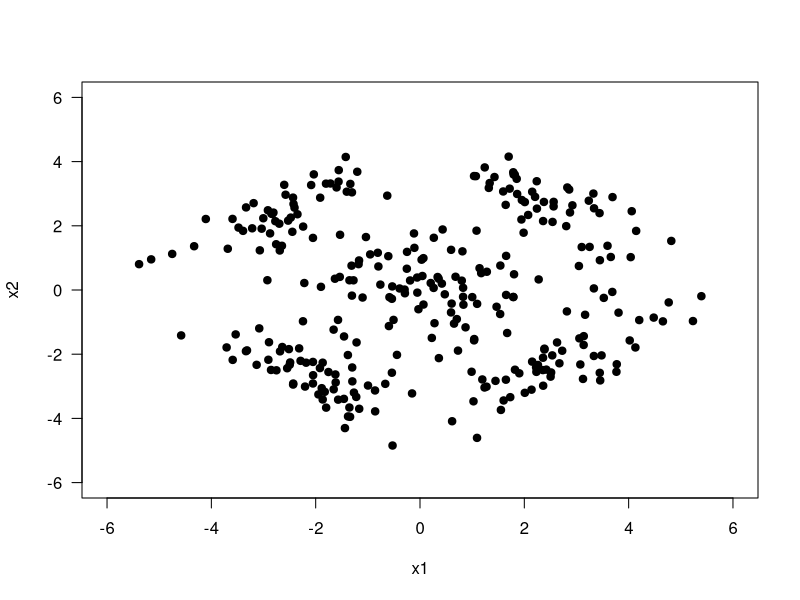
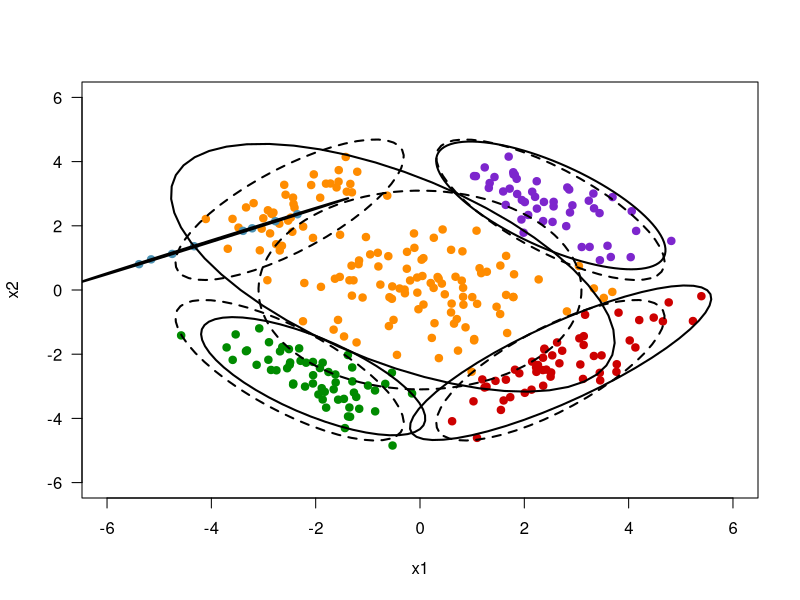

These figures' R source, in order:
library(MASS)
library(mixtools)
rm(list=ls(all=TRUE))
set.seed(521)
# mean parameters
class_means <- matrix(c(+2.5, +2.5, -2.5, +2.5,-2.5, -2.5,+2.5, -2.5, 0.0, 0.0),2,5)
# covariance parameters
class_covariances <- array(c(+0.8, -0.6, -0.6, +0.8,
                             +0.8, +0.6, +0.6, +0.8,
                             +0.8, -0.6, -0.6, +0.8,
                             +0.8, +0.6, +0.6, +0.8,
                             +1.6, -0.0, -0.0, +1.6), c(2, 2, 5))
# sample sizes
class_sizes <- c(50,50,50,50,100)

# generate random samples
points1 <- mvrnorm(n = class_sizes[1], mu = class_means[,1], Sigma = class_covariances[,,1])
points2 <- mvrnorm(n = class_sizes[2], mu = class_means[,2], Sigma = class_covariances[,,2])
points3 <- mvrnorm(n = class_sizes[3], mu = class_means[,3], Sigma = class_covariances[,,3])
points4 <- mvrnorm(n = class_sizes[4], mu = class_means[,4], Sigma = class_covariances[,,4])
points5 <- mvrnorm(n = class_sizes[5], mu = class_means[,5], Sigma = class_covariances[,,5])

X <- rbind(points1, points2, points3, points4, points5)

# plot data points
plot(points1[,1], points1[,2], type = "p", pch = 19, col = "black", las = 1,
     xlim = c(-6, 6), ylim = c(-6, 6),
     xlab = "x1", ylab = "x2")
points(points2[,1], points2[,2], type = "p", pch = 19, col = "black")
points(points3[,1], points3[,2], type = "p", pch = 19, col = "black")
points(points4[,1], points4[,2], type = "p", pch = 19, col = "black")
points(points5[,1], points5[,2], type = "p", pch = 19, col = "black")

centroids <<- NULL
assignments <<- NULL
K <- 5
N <- length(class_sizes)
numOfPoints <- sum(class_sizes)


#k-Means step
km_iteration <- 2

for(i in 1:km_iteration ){
  
  if (is.null(centroids) == TRUE) {
    centroids <- X[sample(1:numOfPoints, K),]
  } 
  else {
    for (k in 1:K) {
      centroids[k,] <- colMeans(X[assignments == k,])
    }  
  }
  
  D <- as.matrix(dist(rbind(centroids, X), method = "euclidean"))
  D <- D[1:nrow(centroids), (nrow(centroids) + 1):(nrow(centroids) + nrow(X))]
  assignments <<- sapply(1:ncol(D), function(h) {which.min(D[,h])})

}



#initialize em
# calculate prior probabilities
class_priors <- sapply(X = 1:K, FUN = function(c) {mean(assignments == c)})

# calculate sample covariances
tempcov<- 0*matrix(0,4,K)
sample_covariances<- 0*class_covariances

centroids <- t(centroids)
a <- 0
for (i in 1:2){
  v <- X[,i]
  for (j in 1:2){
    u <- X[,j]
    a <- a+1
    tempcov[a,]<- sapply(X = 1:K, FUN = function(c) {mean((v[assignments == c] - 
                      centroids[i,c])*(u[assignments == c] - centroids[j,c]))})
    
  }}
for (i in 1:K){
  sample_covariances[,,i] <-matrix(tempcov[,i],2,2)
}


#em algorithm

em_iterations <- 100
G <- matrix(0,numOfPoints,K)

for (d in 1:em_iterations){
  
#E-step
  sumG <- matrix(0,sum(class_sizes))
  for (i in 1:numOfPoints){
    for ( j in 1:K){
      
      G[i,j] <- class_priors[j] * ((det(sample_covariances[,,j]))^(-0.5))%*%
        exp((-0.5)*t(X[i,]- centroids[,j])%*% solve(sample_covariances[,,j])%*%(X[i,]- centroids[,j]))
      
      sumG[i] <- sumG[i]+G[i,j]
    }
  }
  
  H=matrix(0,numOfPoints,K)
    for ( j in 1:K){
      H[,j] <- G[,j]/sumG
    }

  
#M-step  
  for (i in 1:K){
    centroids[,i] <- t(X)%*%H[,i]/sum(H[,i])
  }
  
  for (i in 1:K){
    c_var=matrix(0,2,2)
    for (j in 1:numOfPoints){
      c_var=c_var+H[j,i]*(X[j,]-centroids[,i])%*%t(X[j,]-centroids[,i])
    }
    sample_covariances[,,i] <- c_var/sum(H[,i])
  }
  
  class_priors <- colSums(H)/numOfPoints
  
}

Hmax=max.col(H)
colors=c("darkorange","red3", "green4", "#4c93b5", "purple3")  
plot(X[,1][Hmax==1], X[,2][Hmax==1], type = "p", pch = 19, col = colors[1], las = 1,
     xlim = c(-6, 6), ylim = c(-6, 6),
     xlab = "x1", ylab = "x2")

for (i in 2:K){
  points(X[,1][Hmax==i], X[,2][Hmax==i], type = "p", pch = 19, col = colors[i])
}

centroids <- t(centroids)
centroids

for(i in 1:N){
  ellipse(class_means[,i], class_covariances[,,i], alpha = .05, npoints = class_sizes[i], newplot = FALSE, draw = TRUE, lty=2, lwd=2)
  ellipse(centroids[i,], sample_covariances[,,i], alpha = .05, npoints = class_sizes[i], newplot = FALSE, draw = TRUE, lwd=2)
}
